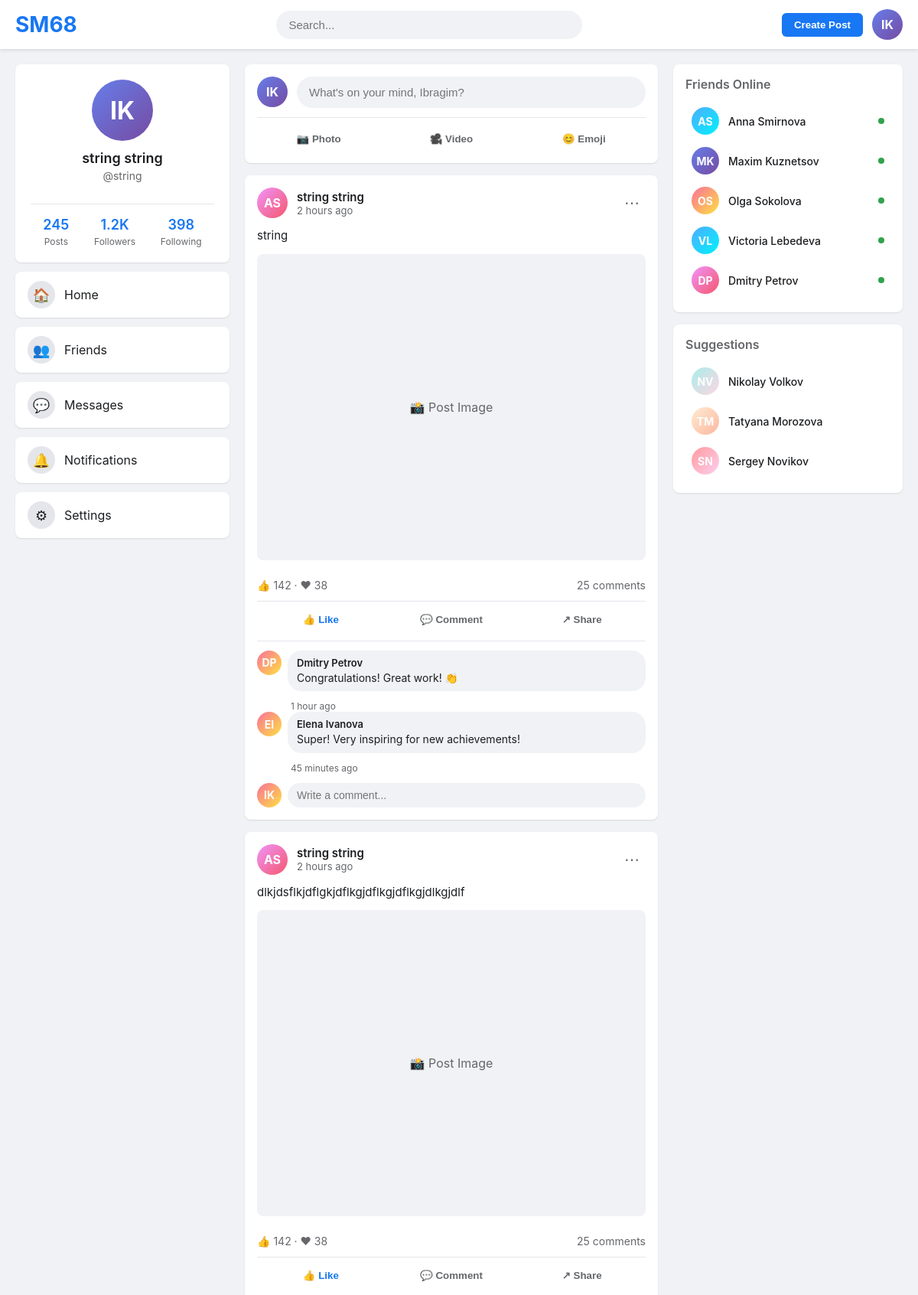
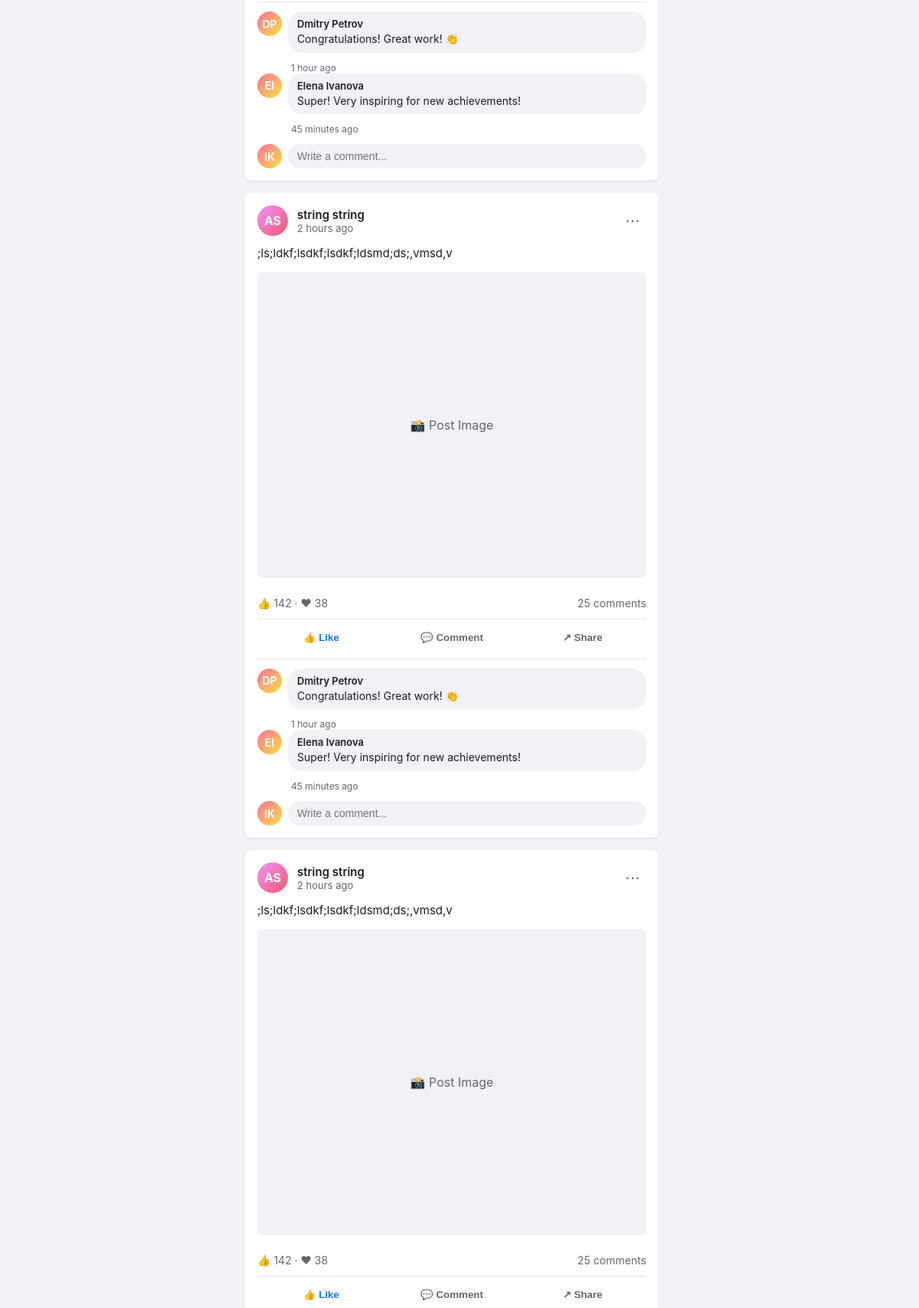
The page /1 (upper part) on the database its author committed (2 pictures, top to bottom).
### database/models.py (models this page shows)
class User(Base):
    __tablename__ = "users"
    id = Column(Integer, autoincrement=True, primary_key=True)
    name = Column(String, nullable=False)
    surname = Column(String)
    username = Column(String, unique=True, nullable=False)
    password = Column(String, nullable=False)
    phone_number = Column(String, unique=True, nullable=False)
    email = Column(String, unique=True, nullable=False)
    date_of_birth = Column(String)
    reg_date = Column(DateTime, default=datetime.now())

class UserPost(Base):
    __tablename__ = "userposts"
    id = Column(Integer, autoincrement=True, primary_key=True)
    main_text = Column(String, nullable=False)
    uid = Column(Integer, ForeignKey("users.id"))
    reg_date = Column(DateTime, default=datetime.now())
    user_fk = relationship("User", lazy="subquery")

### main.py (the view)
@app.get("/{uid}", response_class=HTMLResponse)
async def main(request: Request, uid: int):
    all_posts = get_all_posts()
    user = get_all_or_exact_user_db(uid=uid)
    return templates.TemplateResponse(request=request, name="index.html",
    context={"all_posts": all_posts, "user": user})

### templates/index.html (shortened to what this page needs)
<!DOCTYPE html>
<html lang="en">
<head>
</head>
<body>
    <header class="header">
        <div class="header-container">
            <a href="#" class="logo">SM68</a>
            <div class="search-bar">
                <input type="text" placeholder="Search...">
            </div>
            <div class="user-menu">
                <button class="btn">Create Post</button>
                <div class="user-avatar">IK</div>
            </div>
        </div>
    </header>
    <div class="main-container">
        <aside class="sidebar-left">
            <div class="user-profile-card">
                <div class="profile-header">
                    <div class="profile-avatar">IK</div>
                    <div class="profile-name">{{user.name}} {{user.surname}}</div>
                    <div class="profile-username">@{{user.username}}</div>
                </div>
                <div class="profile-stats">
                    <div class="stat">
                        <div class="stat-value">245</div>
                        <div class="stat-label">Posts</div>
                    </div>
                    <div class="stat">
                        <div class="stat-value">1.2K</div>
                        <div class="stat-label">Followers</div>
                    </div>
                    <div class="stat">
                        <div class="stat-value">398</div>
                        <div class="stat-label">Following</div>
                    </div>
                </div>
            </div>
            <div class="menu-item">
                <div class="menu-icon">&#127968;</div>
                <span>Home</span>
            </div>
            <div class="menu-item">
                <div class="menu-icon">&#128101;</div>
                <span>Friends</span>
            </div>
            <div class="menu-item">
                <div class="menu-icon">&#128172;</div>
                <span>Messages</span>
            </div>
            <div class="menu-item">
                <div class="menu-icon">&#128276;</div>
                <span>Notifications</span>
            </div>
            <div class="menu-item">
                <div class="menu-icon">&#9881;</div>
                <span>Settings</span>
            </div>
        </aside>
        <main class="feed">
            <div class="create-post-card">
                <div class="create-post-input">
                    <div class="user-avatar" style="width: 40px; height: 40px; font-size: 16px;">IK</div>
                    <input type="text" placeholder="What's on your mind, Ibragim?">
                </div>
                <div class="post-actions">
                    <button class="post-action-btn">&#128247; Photo</button>
                    <button class="post-action-btn">&#127909; Video</button>
                    <button class="post-action-btn">&#128522; Emoji</button>
                </div>
            </div>
            {%for post in all_posts%}
            <div class="post-card">
                <div class="post-header">
                    <div class="post-avatar">AS</div>
                    <div class="post-author-info">
                        <div class="post-author-name">{{ post.user_fk.name }} {{ post.user_fk.surname }}</div>
                        <div class="post-date">2 hours ago</div>
                    </div>
                    <div class="post-menu">&#8943;</div>
                </div>
                <div class="post-content">
                    {{post.main_text}}
                </div>
                <div class="post-image">
                    &#128248; Post Image
                </div>
                <div class="post-stats">
                    <span>&#128077; 142 &#183; &#10084; 38</span>
                    <span>25 comments</span>
                </div>
                <div class="post-interactions">
                    <button class="interaction-btn liked">&#128077; Like</button>
                    <button class="interaction-btn">&#128172; Comment</button>
                    <button class="interaction-btn">&#8599; Share</button>
                </div>
                <div class="comments-section">
                    <div class="comment">
                        <div class="comment-avatar">DP</div>
                        <div class="comment-content">
                            <div class="comment-author">Dmitry Petrov</div>
                            <div class="comment-text">Congratulations! Great work! &#128079;</div>
                        </div>
                    </div>
                    <div class="comment-date">1 hour ago</div>
                    <div class="comment">
                        <div class="comment-avatar">EI</div>
                        <div class="comment-content">
                            <div class="comment-author">Elena Ivanova</div>
                            <div class="comment-text">Super! Very inspiring for new achievements!</div>
                        </div>
                    </div>
                    <div class="comment-date">45 minutes ago</div>
                    <div class="add-comment">
                        <div class="comment-avatar" style="width: 32px; height: 32px; font-size: 14px;">IK</div>
                        <input type="text" placeholder="Write a comment...">
                    </div>
                </div>
            </div>
{%endfor%}
        </main>
        <aside class="sidebar-right">
            <div class="widget">
                <div class="widget-title">Friends Online</div>
                <div class="friend-item">
                    <div class="friend-avatar">AS</div>
                    <div class="friend-name">Anna Smirnova</div>
                    <div class="online-status"></div>
                </div>
                <div class="friend-item">
                    <div class="friend-avatar" style="background: linear-gradient(135deg, #667eea 0%, #764ba2 100%);">MK</div>
                    <div class="friend-name">Maxim Kuznetsov</div>
                    <div class="online-status"></div>
                </div>
                <div class="friend-item">
                    <div class="friend-avatar" style="background: linear-gradient(135deg, #fa709a 0%, #fee140 100%);">OS</div>
                    <div class="friend-name">Olga Sokolova</div>
                    <div class="online-status"></div>
                </div>
                <div class="friend-item">
                    <div class="friend-avatar" style="background: linear-gradient(135deg, #4facfe 0%, #00f2fe 100%);">VL</div>
                    <div class="friend-name">Victoria Lebedeva</div>
                    <div class="online-status"></div>
                </div>
                <div class="friend-item">
                    <div class="friend-avatar" style="background: linear-gradient(135deg, #f093fb 0%, #f5576c 100%);">DP</div>
                    <div class="friend-name">Dmitry Petrov</div>
                    <div class="online-status"></div>
                </div>
            </div>
            <div class="widget">
                <div class="widget-title">Suggestions</div>
                <div class="friend-item">
                    <div class="friend-avatar" style="background: linear-gradient(135deg, #a8edea 0%, #fed6e3 100%);">NV</div>
                    <div class="friend-name">Nikolay Volkov</div>
                </div>
                <div class="friend-item">
                    <div class="friend-avatar" style="background: linear-gradient(135deg, #ffecd2 0%, #fcb69f 100%);">TM</div>
                    <div class="friend-name">Tatyana Morozova</div>
                </div>
                <div class="friend-item">
                    <div class="friend-avatar" style="background: linear-gradient(135deg, #ff9a9e 0%, #fecfef 100%);">SN</div>
                    <div class="friend-name">Sergey Novikov</div>
                </div>
            </div>
        </aside>
    </div>
</body>
</html>

### rows shown on the page
User: name "string", surname "string", username "string"
UserPost: user_fk.name "string", user_fk.surname "string", main_text "string"
UserPost: user_fk.name "string", user_fk.surname "string", main_text "dlkjdsflkjdflgkjdflkgjdflkgjdflkgjdlkgjdlf"
UserPost: user_fk.name "string", user_fk.surname "string", main_text ";ls;ldkf;lsdkf;lsdkf;ldsmd;ds;,vmsd,v"
UserPost: user_fk.name "string", user_fk.surname "string", main_text ";ls;ldkf;lsdkf;lsdkf;ldsmd;ds;,vmsd,v"
